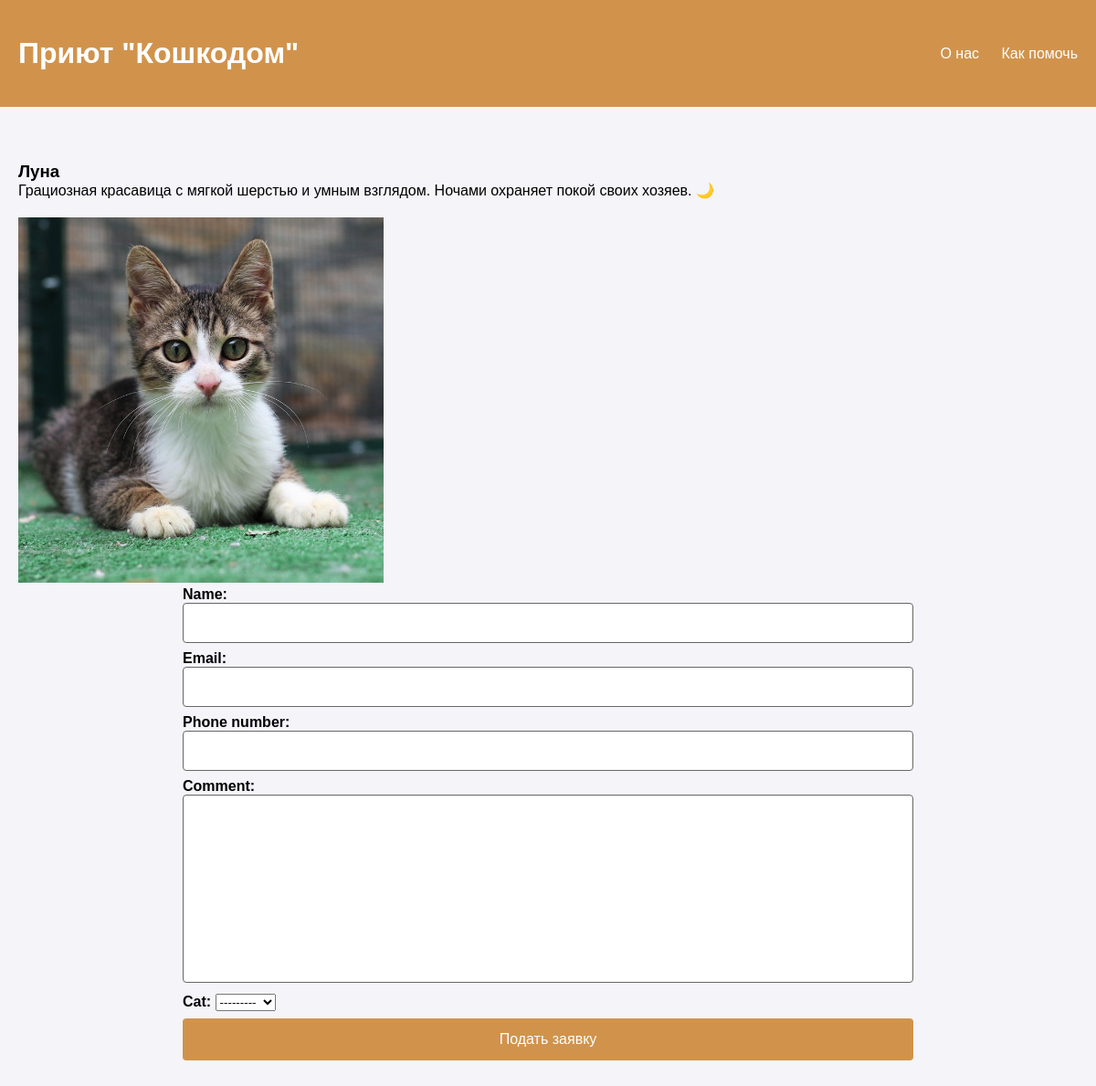
/cat/4, run on the app's committed database.
### app/models.py (models this page shows)
class Cat(models.Model):
    name = models.CharField(max_length=150)
    discription = models.TextField()
    image = models.ImageField(upload_to='images/',
            blank=True, null=True, default='images/default.jpg')
    def __str__(self):
        return self.name

### app/views.py (the view)
# urls.py: path("cat/<int:cat_id>", views.cat_detail, name="cat_detail"),
def cat_detail(request, cat_id):
    cat = Cat.objects.get(id=cat_id)
    if request.method == "POST":
        form = CatForm(request.POST)
        if form.is_valid():
            form.save()
    else:
        form = CatForm()
    return render(request, "cat_detail.html", {'cat': cat, 'form' : form})

### app/forms.py (shortened to what this page needs)
class CatForm(forms.ModelForm):
    class Meta:
        model = Application
        fields = ("name", "email", "phone_number", "comment", "cat")

### app/templates/cat_detail.html (shortened to what this page needs)
{% extends "base.html" %}
{% block content%}
<div class="cat-page-containercontainer">
        <div class="cat-details-section">
            <h3>{{cat.name}}</h3>
            <p class="discription">{{cat.discription}} </p>
        </div>
        <div class="cat-image-section">
            <img src="/media/{{cat.image}}" alt="Cat">
        </div>
        <form method="post" class="application">
        {{ form.as_p }}
        <button type="submit">Подать заявку</button>
    </form>
    </div>
{% endblock%}

### static/styles.css (style rules this page uses)
* { margin: 0; padding: 0; box-sizing: border-box; }
body { font-family: 'Poppins', sans-serif; background-color: #f4f4f9; color: #000000; }
.cat-image-section img { width: 400px; height: 400px; object-fit: cover; margin-top: 20px; }
.application { max-width: 800px; margin-left: auto; margin-right: auto; }
input, textarea { width: 100%; padding: 12px 20px; margin-bottom: 8px; border: 1px solid rgb(102, 102, 102); border-radius: 4px; box-sizing: border-box; font-size: 16px; }
textarea { resize: none; }
label { font-weight: bold; font-family: sans-serif; font-size: 16px; }
form button { width: 100%; background-color: #d1934c; color: white; padding: 14px 20px; margin: 8px 0; border: none; border-radius: 4px; cursor: pointer; font-size: 16px; }

### data on the page
Cat: name "Луна", discription "Грациозная красавица с мягкой шерстью и умным взглядом. Ночами охраняет покой своих хозяев. 🌙", image (picture)
